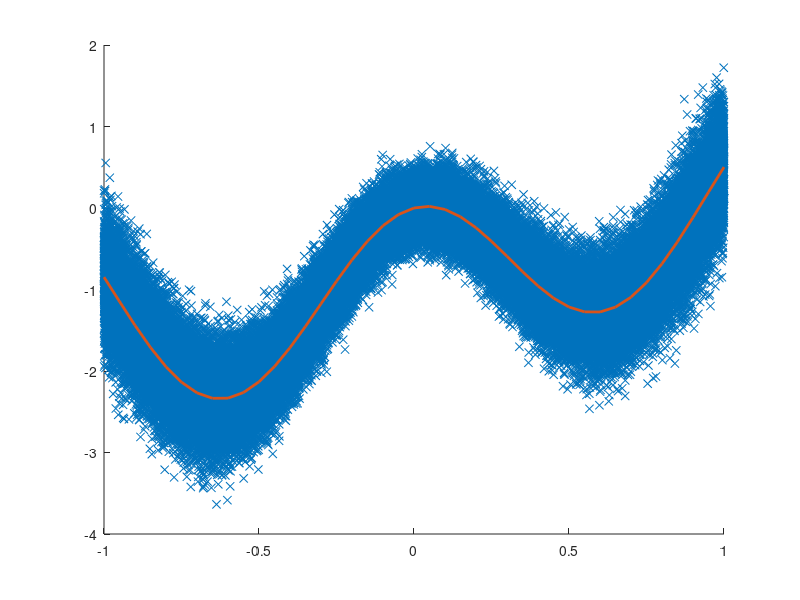

Source code (MATLAB): (Note: this script raises an error after producing the figure.)
clear
close

nsamp = 100000;

a = -1;
b = 1;

rx = a + (b-a).*rand(nsamp,1);
ry = -0.5*rx.^3 + 1*cos(rx*5) + exp(rx) - 2 + 0.2*(abs(rx)+1).*randn(nsamp,1);

x2 = -1:0.05:1;
y2 = -0.5*x2.^3 + 1*cos(x2*5) + exp(x2) - 2;

figure
hold on
plot(rx,ry,'x');
plot(x2,y2,'linewidth',2)

%%
% close all

netconf = 10;
net = feedforwardnet(netconf);
net = train(net,rx.',ry.');

y2pred = net(x2);

figure
hold on

plot(rx,ry,'x')
plot(x2,y2pred,'linewidth',2)


